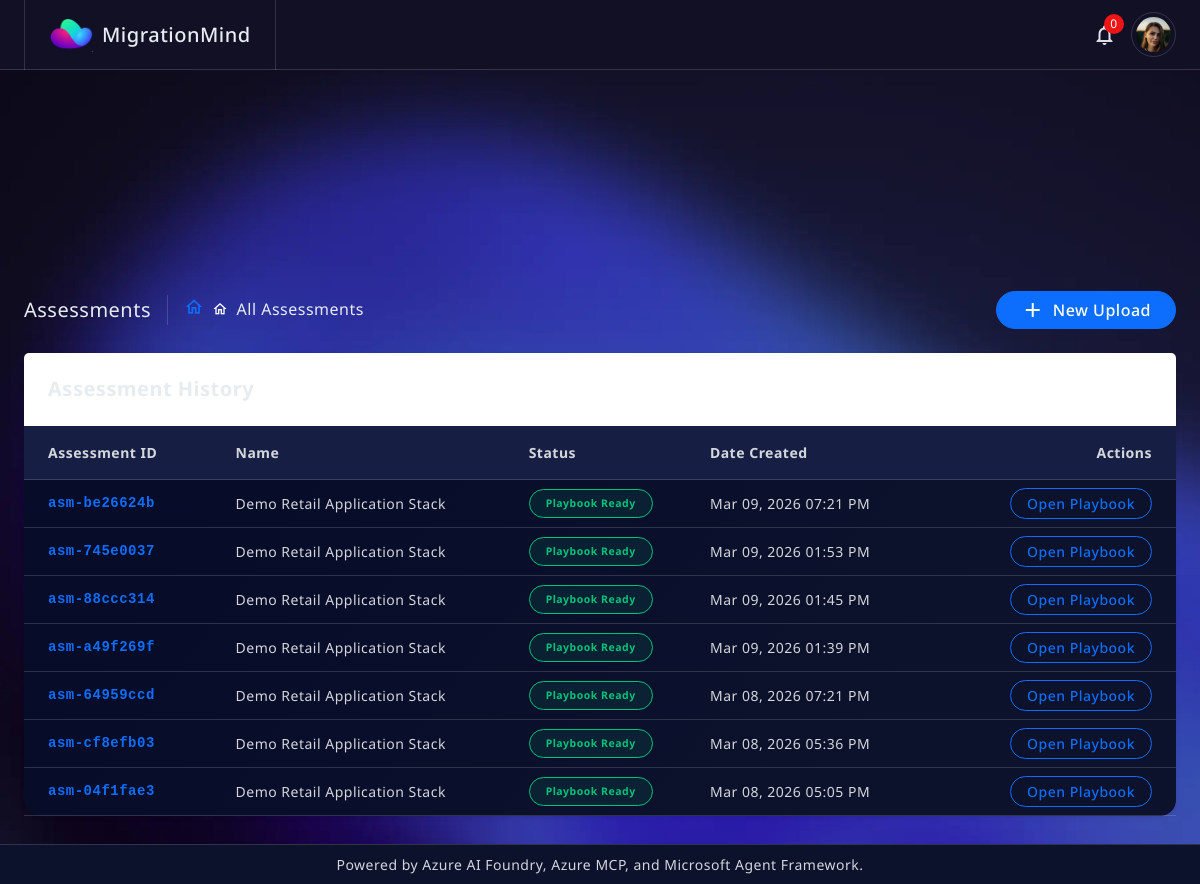
/assessments/, run on the app's committed database.
### apps/core/models.py (models this page shows, shortened)
class Assessment(models.Model):
    class StatusChoices(models.TextChoices):
        UPLOADED = 'uploaded', _('Uploaded')
        PROCESSING = 'processing', _('Processing (Agents Running)')
        PLAYBOOK_READY = 'playbook_ready', _('Playbook Ready')
        FAILED = 'failed', _('Failed')
    id = models.CharField(max_length=50, primary_key=True, help_text="Unique assessment ID")
    name = models.CharField(max_length=255)
    status = models.CharField(max_length=20, choices=StatusChoices.choices, default=StatusChoices.UPLOADED)
    raw_file_url = models.URLField(blank=True, null=True, help_text="Blob URL of the uploaded assessment JSON/CSV")
    created_at = models.DateTimeField(auto_now_add=True)
    updated_at = models.DateTimeField(auto_now=True)

### apps/core/views/pages.py (the view)
# urls.py: path('assessments/', pages.assessments_list_view, name='assessments_list'),
def assessments_list_view(request):
    assessments = Assessment.objects.all().order_by('-created_at')
    return render(request, 'core/assessments_list.html', {'assessments': assessments})

### apps/core/templates/core/assessments_list.html (shortened to what this page needs)
{% extends 'base.html' %}
{% load static %}
{% block content %}
<div class="page-breadcrumb d-none d-sm-flex align-items-center mb-4">
    <div class="breadcrumb-title pe-3">Assessments</div>
    <div class="ps-3">
        <nav aria-label="breadcrumb">
            <ol class="breadcrumb mb-0 p-0">
                <li class="breadcrumb-item"><a href="/"><i class="material-icons-outlined fs-5">home</i></a></li>
                <li class="breadcrumb-item active" aria-current="page">All Assessments</li>
            </ol>
        </nav>
    </div>
    <div class="ms-auto">
        <a href="/" class="btn btn-primary d-flex align-items-center gap-2 rounded-pill px-4">
            <i class="material-icons-outlined">add</i> New Upload
        </a>
    </div>
</div>
<div class="card rounded-4 shadow-sm border-0">
    <div class="card-header bg-white border-bottom p-4">
        <h5 class="mb-0 fw-bold">Assessment History</h5>
    </div>
    <div class="card-body p-0">
        <div class="table-responsive">
            <table class="table align-middle table-hover mb-0">
                <thead class="bg-light">
                <tr>
                    <th class="py-3 px-4">Assessment ID</th>
                    <th class="py-3">Name</th>
                    <th class="py-3">Status</th>
                    <th class="py-3">Date Created</th>
                    <th class="py-3 text-end px-4">Actions</th>
                </tr>
                </thead>
                <tbody>
                {% for assessment in assessments %}
                <tr>
                    <td class="px-4 fw-bold font-monospace text-primary">{{ assessment.id }}</td>
                    <td>{{ assessment.name }}</td>
                    <td>
                        {% if assessment.status == 'playbook_ready' %}
                            <span class="badge bg-success bg-opacity-10 text-success border border-success rounded-pill px-3 py-2">Playbook Ready</span>
                        {% elif assessment.status == 'processing' %}
                            <span class="badge bg-warning bg-opacity-10 text-warning border border-warning rounded-pill px-3 py-2">
                                <span class="spinner-border spinner-border-sm me-1" role="status"></span> Agents Running
                            </span>
                        {% else %}
                            <span class="badge bg-secondary bg-opacity-10 text-secondary border border-secondary rounded-pill px-3 py-2">{{ assessment.get_status_display }}</span>
                        {% endif %}
                    </td>
                    <td>{{ assessment.created_at|date:"M d, Y h:i A" }}</td>
                    <td class="text-end px-4">
                        {% if assessment.status == 'playbook_ready' %}
                        <a href="{% url 'core:playbook_detail' assessment.id %}" class="btn btn-outline-primary btn-sm rounded-pill px-3">
                            Open Playbook
                        </a>
                        {% else %}
                        <button class="btn btn-outline-secondary btn-sm rounded-pill px-3" disabled>
                            Wait for Agents
                        </button>
                        {% endif %}
                    </td>
                </tr>
                {% endfor %}
                </tbody>
            </table>
        </div>
    </div>
</div>
{% endblock %}

### apps/core/templates/base.html (shortened to what this page needs)
{% load static %}
<!doctype html>
<html lang="en" data-bs-theme="blue-theme">
<head>
  <link href="{% static 'assets/css/pace.min.css' %}" rel="stylesheet">
  <link href="{% static 'assets/plugins/perfect-scrollbar/css/perfect-scrollbar.css' %}" rel="stylesheet">
  <link rel="stylesheet" type="text/css" href="{% static 'assets/plugins/metismenu/metisMenu.min.css' %}">
  <link rel="stylesheet" type="text/css" href="{% static 'assets/plugins/metismenu/mm-vertical.css' %}">
  <link rel="stylesheet" type="text/css" href="{% static 'assets/plugins/simplebar/css/simplebar.css' %}">
  <link href="{% static 'assets/css/bootstrap.min.css' %}" rel="stylesheet">
  <link href="{% static 'assets/css/bootstrap-extended.css' %}" rel="stylesheet">
  <link href="{% static 'sass/main.css' %}" rel="stylesheet">
  <link href="{% static 'assets/css/horizontal-menu.css' %}" rel="stylesheet">
  <link href="{% static 'sass/dark-theme.css' %}" rel="stylesheet">
  <link href="{% static 'sass/blue-theme.css' %}" rel="stylesheet">
  <link href="{% static 'sass/semi-dark.css' %}" rel="stylesheet">
  <link href="{% static 'sass/bordered-theme.css' %}" rel="stylesheet">
  <link href="{% static 'sass/responsive.css' %}" rel="stylesheet">
</head>
<body>
  <header class="top-header">
    <nav class="navbar navbar-expand align-items-center justify-content-between gap-4 container-xxl px-4">
      <div class="logo-header d-none d-xl-flex align-items-center gap-2">
        <div class="logo-icon">
          <img src="{% static 'assets/images/logo-icon.png' %}" class="logo-img" width="45" alt="">
        </div>
        <div class="logo-name">
          <h5 class="mb-0">MigrationMind</h5>
        </div>
      </div>
      <ul class="navbar-nav gap-1 nav-right-links align-items-center ms-auto">
        <li class="nav-item dropdown">
          <a class="nav-link dropdown-toggle dropdown-toggle-nocaret position-relative" data-bs-auto-close="outside"
            data-bs-toggle="dropdown" href="javascript:;"><i class="material-icons-outlined">notifications</i>
            <span class="badge-notify">0</span>
          </a>
        </li>
        <li class="nav-item dropdown">
          <a href="javascript:;" class="dropdown-toggle dropdown-toggle-nocaret" data-bs-toggle="dropdown">
             <img src="{% static 'assets/images/avatars/01.png' %}" class="rounded-circle p-1 border" width="45" height="45" alt="">
          </a>
        </li>
      </ul>
    </nav>
  </header>
  <div class="primary-menu">
    <nav class="navbar navbar-expand-xl align-items-center container-xxl px-4">
    <div class="offcanvas offcanvas-start w-260" tabindex="-1" id="offcanvasNavbar" aria-labelledby="offcanvasNavbarLabel">
    <div class="offcanvas-body p-0">
      <ul class="navbar-nav align-items-center flex-grow-1">
        <li class="nav-item">
          <a class="nav-link" href="/">
            <div class="parent-icon"><i class="material-icons-outlined">home</i></div>
            <div class="menu-title d-flex align-items-center">Upload / Start</div>
          </a>
        </li>
        <li class="nav-item">
          <a class="nav-link" href="/assessments/">
            <div class="parent-icon"><i class='material-icons-outlined'>apps</i></div>
            <div class="menu-title d-flex align-items-center">Assessments</div>
          </a>
        </li>
        <li class="nav-item">
          <a class="nav-link" href="/governance/">
            <div class="parent-icon"><i class='material-icons-outlined'>gavel</i></div>
            <div class="menu-title d-flex align-items-center">Governance & Sign-off</div>
          </a>
        </li>
      </ul>
    </div>
    </div>
    </nav>
  </div>
  <main class="main-wrapper" style="padding-top: 140px;">
    <div class="main-content container-xxl">
      {% block content %}
      {% endblock %}
    </div>
  </main>
   <footer class="page-footer">
     <div class="container-xxl px-4 text-center">
      <p class="mb-0">Powered by Azure AI Foundry, Azure MCP, and Microsoft Agent Framework.</p>
     </div>
  </footer>
</body>
</html>

### apps/core/static/sass/main.css (style rules this page uses)
body { position: relative; font-size: 14px; font-family: "Noto Sans", sans-serif; letter-spacing: 0.5px; background-color: #eff1f3; }
a { text-decoration: none; }
.top-header { background-color: #ffffff; height: 70px; position: fixed; border-bottom: 1px solid var(--bs-border-color); left: 0px; right: 0; top: 0; padding: 0 0; z-index: 11; transition: ease-out 0.3s; box-shadow: none; display: flex; align-items: center; justify-content: center; }
.top-header .logo-header { width: auto; height: 70px; padding: 0 1.5rem; gap: 0.5rem; z-index: 5; position: relative; border-right: 1px solid var(--bs-border-color-translucent); border-left: 1px solid var(--bs-border-color-translucent); }
.top-header .nav-item { height: 70px; display: flex; align-items: center; }
.top-header .nav-item .badge-notify { position: absolute; top: 2px; right: 3px; font-size: 12px; color: #fff; border-radius: 50%; width: 20px; height: 20px; display: flex; align-items: center; justify-content: center; background-color: #f01414; }
.top-header .nav-right-links .nav-link { display: flex; align-items: center; justify-content: center; color: #494949; width: 45px; height: 45px; border-radius: 50%; transition: all 0.3s; }
.main-wrapper { margin-top: 70px; padding-bottom: 20px; margin-left: 0px; transition: ease-out 0.3s; }
.main-wrapper .main-content { padding: 1.5rem; }
.main-wrapper .main-content .breadcrumb-title { font-size: 20px; border-right: 1.5px solid #aaa4a4; }
.main-wrapper .main-content .page-breadcrumb .breadcrumb li.breadcrumb-item { font-size: 16px; }
.main-wrapper .main-content .page-breadcrumb .breadcrumb-item + .breadcrumb-item::before { display: inline-block; padding-right: 0.5rem; font-family: "Material Icons Outlined"; content: "\e88a"; }
.page-footer { display: flex; align-items: center; justify-content: center; background-color: #ffffff; border-top: 1px solid var(--bs-border-color); height: 40px; position: absolute; left: 0; right: 0; bottom: 0; transition: ease-out 0.3s; }
.dropdown-toggle-nocaret:after { display: none; }
.w-260 { width: 300px !important; }

### apps/core/static/assets/css/horizontal-menu.css (style rules this page uses)
.primary-menu .navbar .navbar-nav .nav-item { width: 100%; }
.primary-menu .navbar .navbar-nav a.nav-link { display: flex; align-items: center; justify-content: start; gap: 0.5rem; font-size: 16px; border-radius: 0; padding: 0.25rem 1rem; margin: 2px 0rem; border-bottom: 1px solid #e3e3e3; color: #32393f; }
.primary-menu .navbar .navbar-nav a.nav-link:first-child { margin-left: 0; }
.primary-menu .navbar .navbar-nav a.nav-link:last-child { margin-right: 0; }
.primary-menu .navbar .navbar-nav a .parent-icon { font-size: 20px; line-height: 1; }

### data on the page
Assessment: id "asm-be26624b", name "Demo Retail Application Stack", status "Playbook Ready", created_at "Mar 09, 2026 07:21 PM"
Assessment: id "asm-745e0037", name "Demo Retail Application Stack", status "Playbook Ready", created_at "Mar 09, 2026 01:53 PM"
Assessment: id "asm-88ccc314", name "Demo Retail Application Stack", status "Playbook Ready", created_at "Mar 09, 2026 01:45 PM"
Assessment: id "asm-a49f269f", name "Demo Retail Application Stack", status "Playbook Ready", created_at "Mar 09, 2026 01:39 PM"
Assessment: id "asm-64959ccd", name "Demo Retail Application Stack", status "Playbook Ready", created_at "Mar 08, 2026 07:21 PM"
Assessment: id "asm-cf8efb03", name "Demo Retail Application Stack", status "Playbook Ready", created_at "Mar 08, 2026 05:36 PM"
Assessment: id "asm-04f1fae3", name "Demo Retail Application Stack", status "Playbook Ready", created_at "Mar 08, 2026 05:05 PM"
